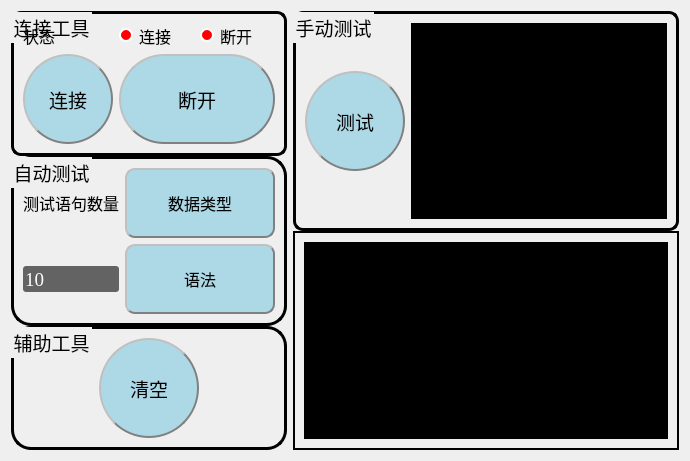
      <widget class="QWidget" name="tab">
       <property name="font">
        <font>
         <family>华文仿宋</family>
         <pointsize>20</pointsize>
        </font>
       </property>
       <attribute name="title">
        <string>控制</string>
       </attribute>
       <layout class="QGridLayout" name="gridLayout_7">
        <item row="0" column="0">
         <layout class="QVBoxLayout" name="verticalLayout_2" stretch="1,2,1">
          <property name="spacing">
           <number>0</number>
          </property>
          <property name="bottomMargin">
           <number>0</number>
          </property>
          <item>
           <widget class="QGroupBox" name="groupBox">
            <property name="font">
             <font>
              <family>华文行楷</family>
              <pointsize>14</pointsize>
             </font>
            </property>
            <property name="styleSheet">
             <string notr="true">QGroupBox 
{
     border-color: black;
     border-width: 3px;
     border-style: solid;
     margin-top: 0.5ex;
	 border-radius:10px;
	 color:black;
}


</string>
            </property>
            <property name="title">
             <string>连接工具</string>
            </property>
            <layout class="QGridLayout" name="gridLayout">
             <item row="0" column="0">
              <widget class="QLabel" name="label_11">
               <property name="font">
                <font>
                 <family>宋体</family>
                 <pointsize>12</pointsize>
                </font>
               </property>
               <property name="styleSheet">
                <string notr="true">QLabel
{
	color:black;
}</string>
               </property>
               <property name="text">
                <string>状态</string>
               </property>
              </widget>
             </item>
             <item row="0" column="1">
              <widget class="QRadioButton" name="radioButton">
               <property name="font">
                <font>
                 <family>宋体</family>
                 <pointsize>12</pointsize>
                </font>
               </property>
               <property name="styleSheet">
                <string notr="true">QRadioButton
{
	color:black;
}

QRadioButton::indicator {
    width:                  10px;
    height:                 10px;
    border-radius:          7px;
}
 
QRadioButton::indicator:checked {
    background-color:       green;
    border:                 2px solid white;
}
 
QRadioButton::indicator:unchecked {
    background-color:       red;
    border:                 2px solid white;
}</string>
               </property>
               <property name="text">
                <string>连接</string>
               </property>
              </widget>
             </item>
             <item row="0" column="2">
              <widget class="QRadioButton" name="radioButton_2">
               <property name="font">
                <font>
                 <family>宋体</family>
                 <pointsize>12</pointsize>
                </font>
               </property>
               <property name="styleSheet">
                <string notr="true">QRadioButton
{
	color:black;
}

QRadioButton::indicator {
    width:                  10px;
    height:                 10px;
    border-radius:          7px;
}
 
QRadioButton::indicator:checked {
    background-color:       green;
    border:                 2px solid white;
}
 
QRadioButton::indicator:unchecked {
    background-color:       red;
    border:                 2px solid white;
}</string>
               </property>
               <property name="text">
                <string>断开</string>
               </property>
              </widget>
             </item>
             <item row="1" column="0">
              <widget class="QPushButton" name="pushButton">
               <property name="minimumSize">
                <size>
                 <width>90</width>
                 <height>90</height>
                </size>
               </property>
               <property name="maximumSize">
                <size>
                 <width>90</width>
                 <height>90</height>
                </size>
               </property>
               <property name="font">
                <font>
                 <family>华文仿宋</family>
                 <pointsize>14</pointsize>
                </font>
               </property>
               <property name="styleSheet">
                <string notr="true">QPushButton
{
	background-color: lightblue;
	border:2px groove gray;
	border-radius:45px;
	padding:2px 4px;border-style: outset;
	color:black;
	/*background-image: url(:/pic/start.jpg)*/
}
QPushButton:hover
{
	background-color:black; 
	color: white;
}
/*
QPushButton:pressed
{
	background-color:red;
	border-style: inset;
}*/</string>
               </property>
               <property name="text">
                <string>连接</string>
               </property>
              </widget>
             </item>
             <item row="1" column="1" colspan="2">
              <widget class="QPushButton" name="pushButton_5">
               <property name="minimumSize">
                <size>
                 <width>90</width>
                 <height>90</height>
                </size>
               </property>
               <property name="sizeIncrement">
                <size>
                 <width>90</width>
                 <height>90</height>
                </size>
               </property>
               <property name="font">
                <font>
                 <family>华文仿宋</family>
                 <pointsize>14</pointsize>
                </font>
               </property>
               <property name="styleSheet">
                <string notr="true">QPushButton
{
	background-color: lightblue;
	border:2px groove gray;
	border-radius:45px;
	padding:2px 4px;border-style: outset;
	color:black;
	/*background-image: url(:/pic/close.jpg)*/
}
QPushButton:hover
{
	background-color:black; 
	color: white;
}
/*
QPushButton:pressed
{
	background-color:red;
	border-style: inset;
}*/</string>
               </property>
               <property name="text">
                <string>断开</string>
               </property>
              </widget>
             </item>
            </layout>
           </widget>
          </item>
          <item>
           <widget class="QGroupBox" name="groupBox_3">
            <property name="font">
             <font>
              <family>华文行楷</family>
              <pointsize>14</pointsize>
             </font>
            </property>
            <property name="styleSheet">
             <string notr="true">QGroupBox 
{
     border-color: black;
     border-width: 3px;
     border-style: solid;
     margin-top: 0.5ex;
	 border-radius:20px;
     color:black;
}</string>
            </property>
            <property name="title">
             <string>自动测试</string>
            </property>
            <layout class="QGridLayout" name="gridLayout_2">
             <item row="3" column="1">
              <widget class="QPushButton" name="pushButton_3">
               <property name="minimumSize">
                <size>
                 <width>150</width>
                 <height>70</height>
                </size>
               </property>
               <property name="maximumSize">
                <size>
                 <width>150</width>
                 <height>70</height>
                </size>
               </property>
               <property name="font">
                <font>
                 <family>华文仿宋</family>
                 <pointsize>12</pointsize>
                </font>
               </property>
               <property name="styleSheet">
                <string notr="true">QPushButton
{
	background-color: lightblue;
	border:2px groove gray;
	border-radius:10px;
	padding:2px 4px;border-style: outset;
	color:black;
	/*background-image:url(:/pic/bt3.jpg);*/
}
QPushButton:hover
{
	background-color:black; 
	color: white;
}
/*
QPushButton:pressed
{
	background-color:red;
	border-style: inset;
}*/</string>
               </property>
               <property name="text">
                <string>语法</string>
               </property>
              </widget>
             </item>
             <item row="2" column="0">
              <widget class="QLabel" name="label_10">
               <property name="font">
                <font>
                 <family>华文行楷</family>
                 <pointsize>12</pointsize>
                </font>
               </property>
               <property name="styleSheet">
                <string notr="true">QLabel
{
	color:black;
}</string>
               </property>
               <property name="text">
                <string>测试语句数量</string>
               </property>
              </widget>
             </item>
             <item row="2" column="1">
              <widget class="QPushButton" name="pushButton_2">
               <property name="minimumSize">
                <size>
                 <width>150</width>
                 <height>70</height>
                </size>
               </property>
               <property name="maximumSize">
                <size>
                 <width>150</width>
                 <height>70</height>
                </size>
               </property>
               <property name="font">
                <font>
                 <family>华文仿宋</family>
                 <pointsize>12</pointsize>
                </font>
               </property>
               <property name="styleSheet">
                <string notr="true">QPushButton
{
	background-color: lightblue;
	border:2px groove gray;
	border-radius:10px;
	padding:2px 4px;border-style: outset;
	/*background-image:url(:/pic/bt3.jpg);*/
	color:black;
}
QPushButton:hover
{
	background-color:black; 
	color: white;
}

/*
QPushButton:pressed
{
	background-color:red;
	border-style: inset;
}*/</string>
               </property>
               <property name="text">
                <string>数据类型</string>
               </property>
              </widget>
             </item>
             <item row="3" column="0">
              <widget class="QComboBox" name="comboBox_2">
               <property name="font">
                <font>
                 <family>Times New Roman</family>
                 <pointsize>14</pointsize>
                </font>
               </property>
               <property name="styleSheet">
                <string notr="true">QComboBox
{
	border-radius:3px;
	background-color:rgba(60,60,60,200);
	/*font: 75 9pt &quot;Microsoft YaHei&quot;;*/
    color:rgb(255,255,255);
    border:0px ;
	padding-top: 2px;
	padding-left: 2px;
}
QComboBox:disabled
{
	background-color:rgba(50,50,50,200);
	font: 75 9pt &quot;Microsoft YaHei&quot;;
    color:rgb(160,160,160);
}
QComboBox:hover
{
	background-color:rgba(45,45,45,200);
	border:1px solid rgb(31,156,220) ;
}
/*点击combox的样式*/
QComboBox:on
{
	border-radius:3px;
	background-color:rgba(35,35,35);
	font: 75 9pt &quot;Microsoft YaHei&quot;;
    color:rgb(255,255,255);
    border:1px solid rgb(31,156,220) ;
}
/*下拉框的样式*/
QComboBox QAbstractItemView 
{
    outline: 0px solid gray;  /*取消选中虚线*/
    border: 1px solid rgb(31,156,220);  
    font: 75 9pt &quot;Microsoft YaHei&quot;;
    color: rgb(255,255,255);
    background-color: rgb(45,45,45);   
    selection-background-color: rgb(90,90,90);   
}
 /*选中每一项高度*/
QComboBox QAbstractItemView::item
 { 
	height: 25px;  
 }
/*选中每一项的字体颜色和背景颜色*/
QComboBox QAbstractItemView::item:selected 
{
    color: rgb(31,163,246);
	background-color: rgb(90,90,90); 
}
 /*下拉箭头的边框*/
QComboBox::drop-down 
{
	border:none;
}
 /*下拉箭头样式*/
QComboBox::down-arrow 
{
    right:10px;/*控制箭头左右偏移*/
    width: 9px;  
    height: 9px;   
    image: url(:/Resource/spinbox/combox_up.png);
}
 /*下拉箭头点击样式*/
QComboBox::down-arrow:on
{
    width: 9px;  
    height: 9px;   
    image: url(:/Resource/spinbox/combox_down.png);
}</string>
               </property>
               <item>
                <property name="text">
                 <string>10</string>
                </property>
               </item>
               <item>
                <property name="text">
                 <string>20</string>
                </property>
               </item>
               <item>
                <property name="text">
                 <string>50</string>
                </property>
               </item>
               <item>
                <property name="text">
                 <string>100</string>
                </property>
               </item>
               <item>
                <property name="text">
                 <string>500</string>
                </property>
               </item>
               <item>
                <property name="text">
                 <string>1000</string>
                </property>
               </item>
              </widget>
             </item>
            </layout>
           </widget>
          </item>
          <item>
           <widget class="QGroupBox" name="groupBox_4">
            <property name="font">
             <font>
              <family>华文行楷</family>
              <pointsize>14</pointsize>
             </font>
            </property>
            <property name="styleSheet">
             <string notr="true">QGroupBox 
{
	border-color: black;
    border-width: 3px;
    border-style: solid;
    margin-top: 0.5ex;
	border-radius:20px;	
	color:black;
}</string>
            </property>
            <property name="title">
             <string>辅助工具</string>
            </property>
            <layout class="QGridLayout" name="gridLayout_3">
             <item row="0" column="0">
              <widget class="QPushButton" name="pushButton_4">
               <property name="minimumSize">
                <size>
                 <width>100</width>
                 <height>100</height>
                </size>
               </property>
               <property name="maximumSize">
                <size>
                 <width>100</width>
                 <height>100</height>
                </size>
               </property>
               <property name="font">
                <font>
                 <family>华文仿宋</family>
                 <pointsize>14</pointsize>
                </font>
               </property>
               <property name="styleSheet">
                <string notr="true">QPushButton
{
	background-color: lightblue;
	border:2px groove gray;
	border-radius:50px;
	color:black;
	padding:2px 4px;border-style: outset;
}
QPushButton:hover
{
	background-color:black; 
	color: white;
}
/*
QPushButton:pressed
{
	background-color:red;
	border-style: inset;
}*/</string>
               </property>
               <property name="text">
                <string>清空</string>
               </property>
              </widget>
             </item>
            </layout>
           </widget>
          </item>
         </layout>
        </item>
        <item row="0" column="1">
         <layout class="QVBoxLayout" name="verticalLayout_3" stretch="0,0">
          <property name="spacing">
           <number>0</number>
          </property>
          <property name="bottomMargin">
           <number>0</number>
          </property>
          <item>
           <widget class="QGroupBox" name="groupBox_5">
            <property name="font">
             <font>
              <family>华文行楷</family>
              <pointsize>14</pointsize>
             </font>
            </property>
            <property name="styleSheet">
             <string notr="true">QGroupBox 
{
     border-color: black;
     border-width: 3px;
     border-style: solid;
     margin-top: 0.5ex;
	 border-radius:10px;
	 color:black;
}

</string>
            </property>
            <property name="title">
             <string>手动测试</string>
            </property>
            <layout class="QGridLayout" name="gridLayout_5">
             <item row="0" column="0">
              <widget class="QPushButton" name="pushButton_7">
               <property name="minimumSize">
                <size>
                 <width>100</width>
                 <height>100</height>
                </size>
               </property>
               <property name="maximumSize">
                <size>
                 <width>100</width>
                 <height>100</height>
                </size>
               </property>
               <property name="font">
                <font>
                 <family>华文仿宋</family>
                 <pointsize>14</pointsize>
                </font>
               </property>
               <property name="styleSheet">
                <string notr="true">QPushButton
{
	background-color: lightblue;
	border:2px groove gray;
	border-radius:50px;
	color:black;
	padding:2px 4px;border-style: outset;
}
QPushButton:hover
{
	background-color:black; 
	color: white;
}
/*
QPushButton:pressed
{
	background-color:red;
	border-style: inset;
}*/</string>
               </property>
               <property name="text">
                <string>测试</string>
               </property>
              </widget>
             </item>
             <item row="0" column="1">
              <widget class="QTextEdit" name="textEdit">
               <property name="font">
                <font>
                 <family>Times New Roman</family>
                 <pointsize>14</pointsize>
                </font>
               </property>
               <property name="styleSheet">
                <string notr="true">QTextEdit
{
	background-color:black;
}</string>
               </property>
               <property name="html">
                <string>&lt;!DOCTYPE HTML PUBLIC &quot;-//W3C//DTD HTML 4.0//EN&quot; &quot;http://www.w3.org/TR/REC-html40/strict.dtd&quot;&gt;
&lt;html&gt;&lt;head&gt;&lt;meta name=&quot;qrichtext&quot; content=&quot;1&quot; /&gt;&lt;style type=&quot;text/css&quot;&gt;
p, li { white-space: pre-wrap; }
&lt;/style&gt;&lt;/head&gt;&lt;body style=&quot; font-family:'Times New Roman'; font-size:14pt; font-weight:400; font-style:normal;&quot;&gt;
&lt;p style=&quot; margin-top:0px; margin-bottom:0px; margin-left:0px; margin-right:0px; -qt-block-indent:0; text-indent:0px;&quot;&gt;use sakila;&lt;/p&gt;&lt;/body&gt;&lt;/html&gt;</string>
               </property>
              </widget>
             </item>
            </layout>
           </widget>
          </item>
          <item>
           <widget class="QGroupBox" name="groupBox_2">
            <property name="font">
             <font>
              <family>华文行楷</family>
              <pointsize>14</pointsize>
             </font>
            </property>
            <property name="styleSheet">
             <string notr="true">QGroupBox 
{
     border-color: black;
     border-width: 2px;
     border-style: solid;
     margin-top: 0.5ex;
	color:black;
}</string>
            </property>
            <property name="title">
             <string/>
            </property>
            <layout class="QGridLayout" name="gridLayout_6">
             <item row="0" column="0">
              <widget class="QTextBrowser" name="textBrowser">
               <property name="minimumSize">
                <size>
                 <width>0</width>
                 <height>0</height>
                </size>
               </property>
               <property name="maximumSize">
                <size>
                 <width>16777215</width>
                 <height>16777215</height>
                </size>
               </property>
               <property name="font">
                <font>
                 <family>仿宋</family>
                 <pointsize>14</pointsize>
                </font>
               </property>
               <property name="styleSheet">
                <string notr="true">QTextBrowser#textBrowser{
	background-color:black;
}</string>
               </property>
              </widget>
             </item>
            </layout>
           </widget>
          </item>
         </layout>
        </item>
       </layout>
      </widget>
